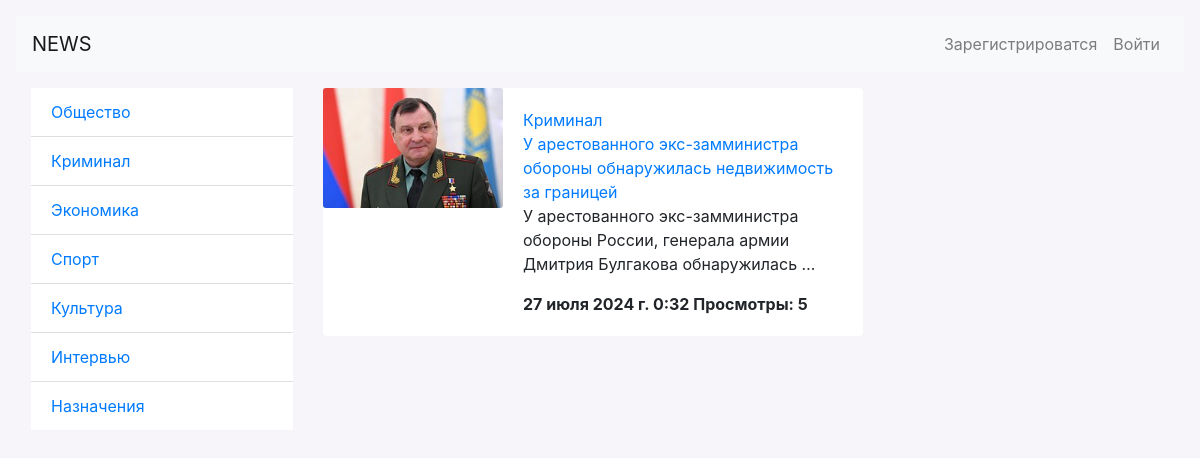
The app's page /category/2/ with its own data.
### main/models.py (models this page shows, shortened)
class Category(models.Model):
    name = models.CharField(max_length=250, verbose_name='Название категории')
    class Meta:
        verbose_name = 'Категория'
        verbose_name_plural = 'Категории'
    def __str__(self):
        return self.name

class News(models.Model):
    title = models.CharField(max_length=250, verbose_name='Название новости')
    desc = models.TextField(verbose_name='Описание')
    created_at = models.DateTimeField(auto_now_add=True, verbose_name='Дата')
    photo = models.ImageField(upload_to='news/', null=True, blank=True, verbose_name='Изображение')
    views = models.IntegerField(default=0, verbose_name='Просмотры')
    category = models.ForeignKey('Category', on_delete=models.CASCADE, verbose_name='Категории')
    class Meta:
        verbose_name = 'Новость'
        verbose_name_plural = 'Новости'

### main/views.py (the view)
# urls.py: path('category/<int:category_id>/', news_by_categories, name='news_by_categories'),
def news_by_categories(request, category_id):
    category = Category.objects.get(id=category_id)
    news = News.objects.filter(category=category)
    context = {
        'title': category.name,
        'category': category,
        'news': news
    }
    return render(request, 'main/main_page.html', context)

### main/templatetags/category_tags.py (called while the page is built)
@register.simple_tag()
def get_categories():
    return Category.objects.all()

### main/templates/main/main_page.html (shortened to what this page needs)
{% extends 'base.html' %}
{% load static %}
{% load category_tags %}
{% block category%}
<ul class="list-group list-group-flush">
    {% get_categories as categories %}
    {% for category in categories %}
    <li class="list-group-item">
        <a href="{% url 'news_by_categories' category.id %}">{{ category.name }}</a>
    </li>
    {% endfor %}
</ul>
{% endblock category%}
{% block main %}
{% for new in news %}
<div class="card mb-3" style="max-width: 540px; border: None;">
    <div class="row no-gutters">
        <div class="col-md-4">
            <img class="card-img" src="{{ new.photo.url }}" alt="Card image cap">
        </div>
        <div class="col-md-8">
            <div class="card-body">
                <a href="{% url 'news_by_categories' new.category.id %}" class="card-text">{{ new.category }}</a>
                <br>
                <a href="{% url 'news_detail' new.pk %}" class="card-title">{{ new.title }}</a>
                <p class="card-text">{{ new.desc|truncatewords:10 }}</p>
                <b>{{ new.created_at }} Просмотры: {{ new.views }}</b>
            </div>
        </div>
    </div>
</div>
{% endfor %}
{% endblock main %}

### records on screen
Category: name "Общество"
Category: name "Криминал"
Category: name "Экономика"
Category: name "Спорт"
Category: name "Культура"
Category: name "Интервью"
Category: name "Назначения"
News: photo (picture), category "Криминал", title "У арестованного экс-замминистра обороны обнаружилась недвижимость за границей", desc "У арестованного экс-замминистра обороны России, генерала армии Дмитрия Булгакова обнаружилась …", created_at "27 июля 2024 г. 0:32", views "5"
